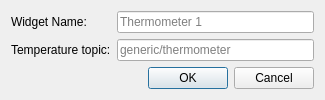
<?xml version="1.0" encoding="UTF-8"?>
<ui version="4.0">
 <class>ThermostatWidgetSettings</class>
 <widget class="QDialog" name="ThermostatWidgetSettings">
  <property name="geometry">
   <rect>
    <x>0</x>
    <y>0</y>
    <width>325</width>
    <height>97</height>
   </rect>
  </property>
  <property name="windowTitle">
   <string>Add Thermometer widget</string>
  </property>
  <layout class="QGridLayout" name="gridLayout">
   <item row="2" column="0">
    <widget class="QDialogButtonBox" name="buttonBox">
     <property name="orientation">
      <enum>Qt::Horizontal</enum>
     </property>
     <property name="standardButtons">
      <set>QDialogButtonBox::Cancel|QDialogButtonBox::Ok</set>
     </property>
    </widget>
   </item>
   <item row="0" column="0">
    <layout class="QFormLayout" name="formLayout">
     <item row="1" column="0">
      <widget class="QLabel" name="label">
       <property name="text">
        <string>Temperature topic:</string>
       </property>
      </widget>
     </item>
     <item row="1" column="1">
      <widget class="QLineEdit" name="topic">
       <property name="placeholderText">
        <string>generic/thermometer</string>
       </property>
      </widget>
     </item>
     <item row="0" column="0">
      <widget class="QLabel" name="label_2">
       <property name="text">
        <string>Widget Name:</string>
       </property>
      </widget>
     </item>
     <item row="0" column="1">
      <widget class="QLineEdit" name="name">
       <property name="placeholderText">
        <string>Thermometer 1</string>
       </property>
      </widget>
     </item>
    </layout>
   </item>
  </layout>
 </widget>
 <resources/>
 <connections>
  <connection>
   <sender>buttonBox</sender>
   <signal>accepted()</signal>
   <receiver>ThermostatWidgetSettings</receiver>
   <slot>accept()</slot>
   <hints>
    <hint type="sourcelabel">
     <x>248</x>
     <y>254</y>
    </hint>
    <hint type="destinationlabel">
     <x>157</x>
     <y>274</y>
    </hint>
   </hints>
  </connection>
  <connection>
   <sender>buttonBox</sender>
   <signal>rejected()</signal>
   <receiver>ThermostatWidgetSettings</receiver>
   <slot>reject()</slot>
   <hints>
    <hint type="sourcelabel">
     <x>316</x>
     <y>260</y>
    </hint>
    <hint type="destinationlabel">
     <x>286</x>
     <y>274</y>
    </hint>
   </hints>
  </connection>
 </connections>
</ui>
